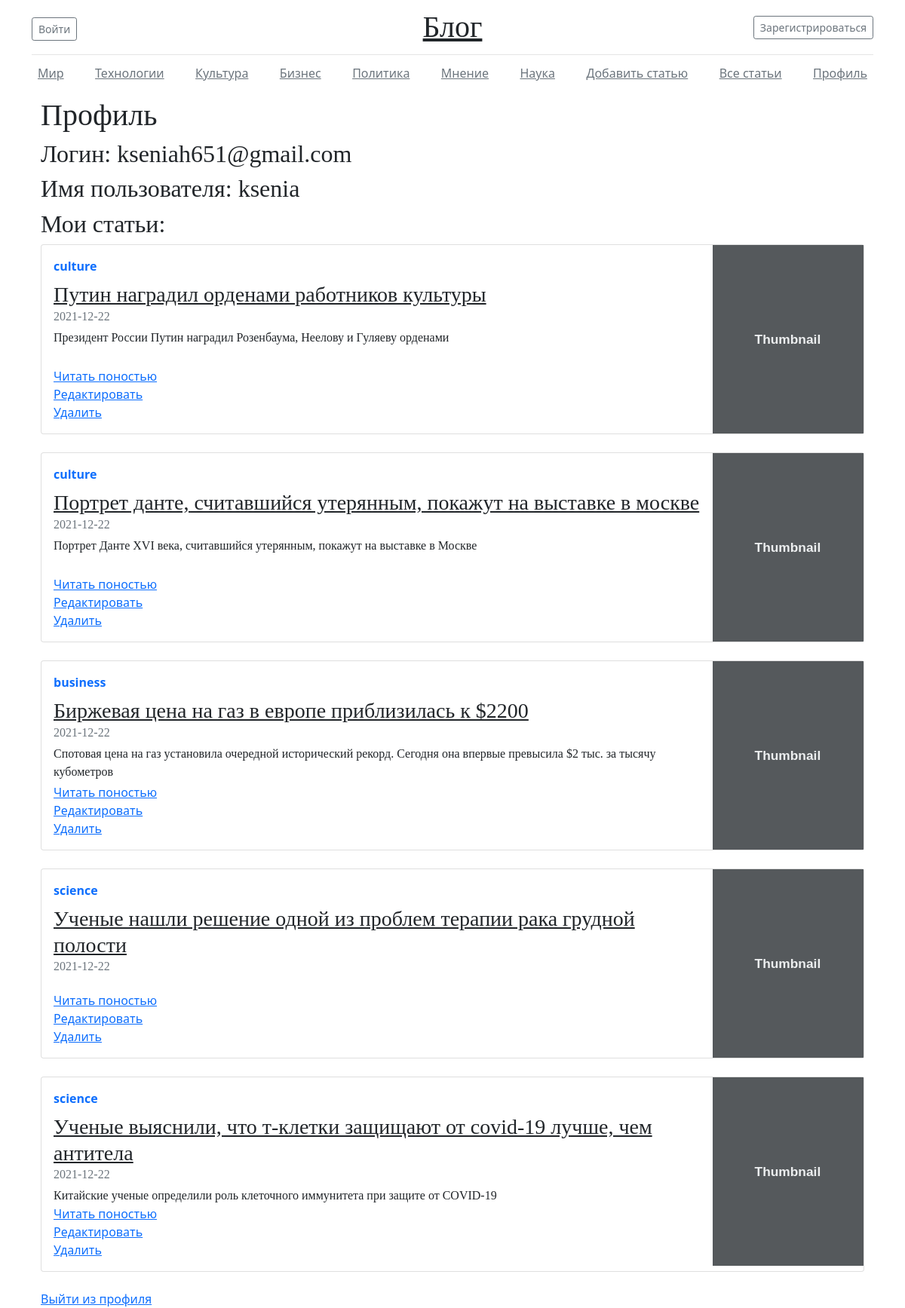
Screenshot of /profile (signed in) with the database file from the repository.
### app.py (models this page shows, shortened)
class Users(db.Model):
    id = db.Column(db.Integer, primary_key=True)
    email = db.Column(db.String(50), nullable=False)
    password = db.Column(db.String(500), nullable=False)
    date = db.Column(db.DateTime, default=datetime.utcnow)

class Profiles(db.Model):
    id = db.Column(db.Integer, primary_key=True)
    name = db.Column(db.String(100), nullable=False)
    user_id = db.Column(db.Integer, db.ForeignKey('users.id'))
    number_of_articles = db.Column(db.Integer)

class Article(db.Model):
    id = db.Column(db.Integer, primary_key=True)
    intro = db.Column(db.String(300), nullable=False)
    title = db.Column(db.String(100), nullable=False)
    text = db.Column(db.Text, nullable=False)
    date = db.Column(db.DateTime, default=datetime.utcnow)
    author_id = db.Column(db.String, db.ForeignKey('profiles.id'))
    author_name = db.Column(db.String, db.ForeignKey('profiles.name'))
    category = db.Column(db.String(50), nullable=False)

### app.py (the view)
@app.route('/profile')
@login_required
def profile():
    profile = Profiles.query.filter(Profiles.user_id == current_user.get_id()).first()
    articles = Article.query.filter(Article.author_id == profile.id).all()
    user = Users.query.filter(Users.id == current_user.get_id()).first()
    return render_template("profile.html", profile=profile, user=user, articles=articles)

### DB.py (called while the page is built)
    def getUser(self, user_id):
        try:
            self.__cur.execute(f"SELECT * FROM users WHERE id = {user_id} LIMIT 1")
            res = self.__cur.fetchone()
            if not res:
                print("Пользователь не найден")
                return False
            return res
        except sqlite3.Error as e:
            print("Ошибка получения данных из БД " + str(e))
        return False

### UserLogin.py (called while the page is built)
    def fromDB(self, user_id, db):
        self.__user = db.getUser(user_id)
        return self

    def get_id(self):
        return str(self.__user['id'])

### app.py (called while the page is built)
def connect_db():
    conn = sqlite3.connect(app.config['DATABASE'])
    conn.row_factory = sqlite3.Row
    return conn

def get_db():
    if not hasattr(g, 'link_db'):
        g.link_db = connect_db()
    return g.link_db

@app.before_request
def before_request():
    global dbase
    db1 = get_db()
    dbase = FDataBase(db1)

@login_manager.user_loader
def load_user(user_id):
    print("load_user")
    return UserLogin().fromDB(user_id, dbase)

### templates/profile.html (shortened to what this page needs)
{% extends 'base.html' %}
{% block body %}
<h1 class="font">Профиль</h1>
<h2 class="font">Логин: {{user.email}}</h2>
<h2 class="font">Имя пользователя: {{profile.name}}</h2>
{% if not articles %}
    <h2 class="font"> У вас нет статей </h2>
{% else %}
    <h2 class="font">Мои статьи: </h2>
{% endif %}
{% for el in articles %}
<div class="card flex-md-row mb-4 box-shadow h-md-250">
    <div class="card-body d-flex flex-column align-items-start">
        <strong class="d-inline-block mb-2 text-primary">{{el.category}}</strong>
        <h3 class="mb-0">
            <a class="text-dark font">{{el.title.capitalize()}}</a>
        </h3>
        <div class="mb-1 text-muted font">
            {{el.date.date()}}
        </div>
        <p class="card-text mb-auto font">
            {{el.intro}}
        </p>
        <a href="/post/{{el.id}}">Читать поностью</a>
        <a href="/post/redit/{{el.id}}">Редактировать</a>
        <a href="/post/delete/{{el.id}}">Удалить</a>
    </div>
    <img class="card-img-right flex-auto d-none d-md-block " data-src="holder.js/200x250?theme=thumb"
         alt="Thumbnail [200x250]" style="width: 200px; height: 250px;"
         data-holder-rendered="true">
</div>
{% endfor %}
<a href="/logout" style="margin-bottom: 45px">Выйти из профиля</a>
{% endblock %}

### templates/base.html (shortened to what this page needs)
<!doctype html>
<html lang="en">
<head>
    <link rel="stylesheet" href="{{ url_for('static', filename='css/main.css') }}">
    <link rel="stylesheet" href="https://cdn.jsdelivr.net/npm/bootstrap@5.1.3/dist/css/bootstrap.min.css">
</head>
<body>
<div class="container">
    <header class="blog-header">
        <div class="row flex-nowrap justify-content-between align-items-center">
            <div class="col-4 pt-1">
                <a class="btn btn-sm btn-outline-secondary" href="/login">Войти</a>
            </div>
            <div class="col-4 text-center">
                <a class="blog-header-logo text-dark" >Блог</a>
            </div>
            <div class="col-4 d-flex justify-content-end align-items-center">
                <a class="btn btn-sm btn-outline-secondary" href="/sign-up">Зарегистрироваться</a>
            </div>
        </div>
    </header>
    <div class="nav-scroller py-1 mb-2">
        <nav class="nav d-flex justify-content-between">
            <a class="p-2 text-muted" href="/posts/world">Мир</a>
            <a class="p-2 text-muted" href="/posts/technology">Технологии</a>
            <a class="p-2 text-muted" href="/posts/culture">Культура</a>
            <a class="p-2 text-muted" href="/posts/business">Бизнес</a>
            <a class="p-2 text-muted" href="/posts/politics">Политика</a>
            <a class="p-2 text-muted" href="/posts/opinion">Мнение</a>
            <a class="p-2 text-muted" href="/posts/science">Наука</a>
            <a class="p-2 text-muted" href="/create">Добавить статью</a>
            <a class="p-2 text-muted" href="/posts/all">Все статьи</a>
            <a class="p-2 text-muted" href="/profile">Профиль</a>
        </nav>
    </div>
    <div class="container">
        {% block body %}{% endblock %}
    </div>
</div>
</body>
</html>

### static/css/main.css (style rules this page uses)
.container { padding-right: 3%; padding-left: 3%; }
.nav { flex-direction: row; }
body { flex-direction: column; }
.blog-header-logo { font-family: "Playfair Display", Georgia, "Times New Roman", serif; font-size: 2.5rem; }
.blog-header { flex: row; justify-content: space-between; align-items: center; line-height: 1; border-bottom: 1px solid #e5e5e5; padding-bottom: 1rem; padding-top: 1rem; }
.font { font-family: "Playfair Display", Georgia, "Times New Roman", serif; }

### rows the page displays
Users: email "kseniah651@gmail.com"
Profiles: name "ksenia"
Article: category "culture", title "Путин наградил орденами работников культуры", date "2021-12-22", intro "Президент России Путин наградил Розенбаума, Неелову и Гуляеву орденами"
Article: category "culture", title "Портрет данте, считавшийся утерянным, покажут на выставке в москве", date "2021-12-22", intro "Портрет Данте XVI века, считавшийся утерянным, покажут на выставке в Москве"
Article: category "business", title "Биржевая цена на газ в европе приблизилась к $2200", date "2021-12-22", intro "Спотовая цена на газ установила очередной исторический рекорд. Сегодня она впервые превысила $2 тыс. за тысячу кубометров"
Article: category "sсience", title "Ученые нашли решение одной из проблем терапии рака грудной полости", date "2021-12-22"
Article: category "sсience", title "Ученые выяснили, что т-клетки защищают от covid-19 лучше, чем антитела", date "2021-12-22", intro "Китайские ученые определили роль клеточного иммунитета при защите от COVID-19"
